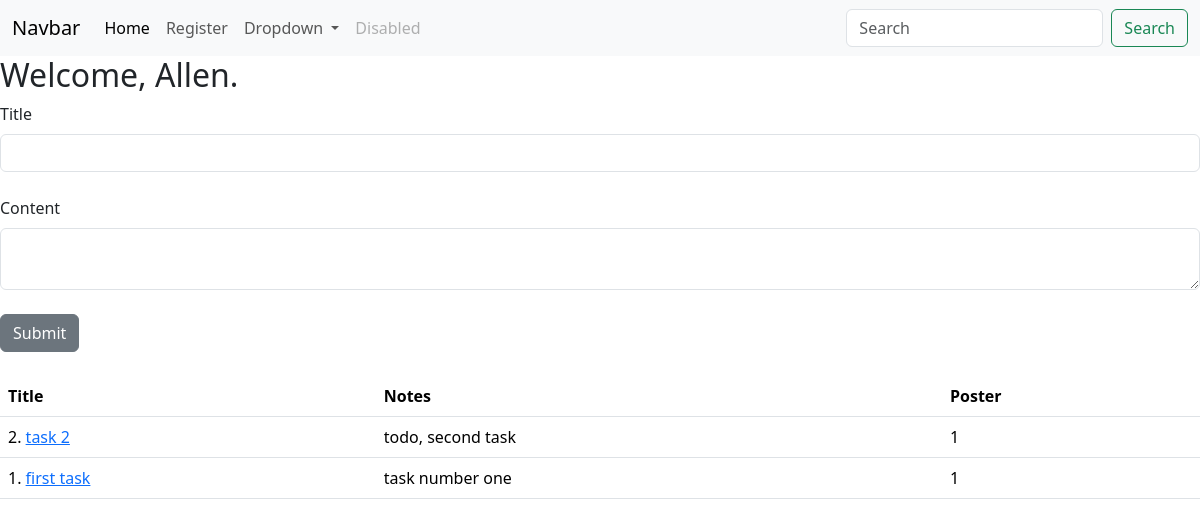
/ (signed in), run on the app's committed database.
### app/models/models.py (models this page shows, shortened)
class Users(db.Model, UserMixin):
    id = db.Column(db.Integer, primary_key=True)
    key = db.Column(db.String(20), nullable=False)
    username = db.Column(db.String(20), nullable=False, unique=True)
    name = db.Column(db.String(40), nullable=False)
    date_added = db.Column(db.DateTime, default=datetime.utcnow)
    password_hash = db.Column(db.String(128))
    @property
    def password(self):
        raise AttributeError('password is not a readable attribute!')

class GroupTasks(db.Model): # TODO reference other users, and each user can see their tasks
    id = db.Column(db.Integer, primary_key=True)
    poster_id = db.Column(db.Integer, db.ForeignKey('users.id'))
    title = db.Column(db.String(55))
    content = db.Column(db.Text)
    due_date = db.Column(db.DateTime, default=datetime.utcnow)
    date_posted = db.Column(db.DateTime, default=datetime.utcnow)
    status = db.Column(db.Integer, default = 0)
    tally = db.Column(db.Integer, default = 0)

### app/dash/routes.py (the view)
@dash_bp.route("/", methods=['GET', 'POST'])
def index():
    task_form = GroupTaskForm()
    if task_form.validate_on_submit():
        return paul.post_new_task_and_redirect(task_form)
    tasks = paul.get_homepage_tasks()
    return render_template("index.html", tasks=tasks, task_form=task_form)

### app/forms.py
class GroupTaskForm(FlaskForm):
    title = StringField("Title", validators=[DataRequired()])
    content = CKEditorField('Content', validators=[DataRequired()])
    submit = SubmitField("Submit")

### app/DataInterface/group.py (called while the page is built)
    def get_homepage_tasks(self):
        tasks = GroupTasks.query.order_by(GroupTasks.date_posted)
        get_tasks = []
        for i in tasks:
            get_tasks.append(i)
        return get_tasks[::-1]

### app/__init__.py (called while the page is built)
def create_app():
    app = Flask(__name__)
    app.config.from_object(Config)
    app.config['SECRET_KEY'] = "abcd"
    app.config['SESSION_TYPE'] = 'memcached'
    login_manager = LoginManager()
    login_manager.init_app(app)
    login_manager.login_view = 'login'
    @login_manager.user_loader
    def load_user(user_id):
        return Users.query.get(int(user_id))
    @login_manager.user_loader
    def get_user(ident):
        return Users.query.get(int(ident))
    from .auth.routes import auth_bp
    app.register_blueprint(auth_bp)
    from .dash.routes import dash_bp
    app.register_blueprint(dash_bp)
    db.init_app(app)
    with app.app_context():
        db.create_all()
    app.register_error_handler(403, forbidden)
    return app

### app/templates/index.html (shortened to what this page needs)
{%extends 'base.html'%}
{% block content %}
{% if current_user.is_authenticated %}
<h2>Welcome, {{current_user.name}}.</h2>
<form method="POST">
    {{ task_form.title.label(class="form-label") }}
    {{ task_form.title(class="form-control") }}
    <br/>
    {{ task_form.content.label(class="form-label") }}
    {{ task_form.content(class="form-control") }}
    <br/>
    {{ task_form.submit(class="btn btn-secondary") }}
</form>
<br>
<table class="table">
    <thead>
      <tr>
        <th scope="col">Title</th>
        <th scope="col">Notes</th>
        <th scope="col"></th>
        <th scope="col">Poster</th>
      </tr>
    </thead>
    {%for u in tasks%}
    <tbody>
      <tr>
        <td scope="row">{{u.id}}. <a href="{{url_for('dash_bp.group_task', id = u.id)}}"> {{u.title}} </a> </td>
        <td colspan="2" style="max-width: 500px;">{{u.content}}</td>
        <td>{{u.poster_id}} {%if u.poster_id == current_user.id%} Delete {%endif%}</td>
      </tr>
    </tbody>
    {%endfor%}
</table>
{%else%}
please <a href="{{ url_for('auth_bp.login') }}"> Login </a> <br>
or <a href="{{ url_for('auth_bp.new_user') }}">Register</a>
{%endif%}
{% endblock %}

### data on the page
Users: name "Allen"
GroupTasks: id "2", title "task 2", content "todo, second task", poster_id "1"
GroupTasks: id "1", title "first task", content "task number one", poster_id "1"

### other printed values
{{ task_form.title.label(class="form-label") }} "Title"
{{ task_form.content.label(class="form-label") }} "Content"
